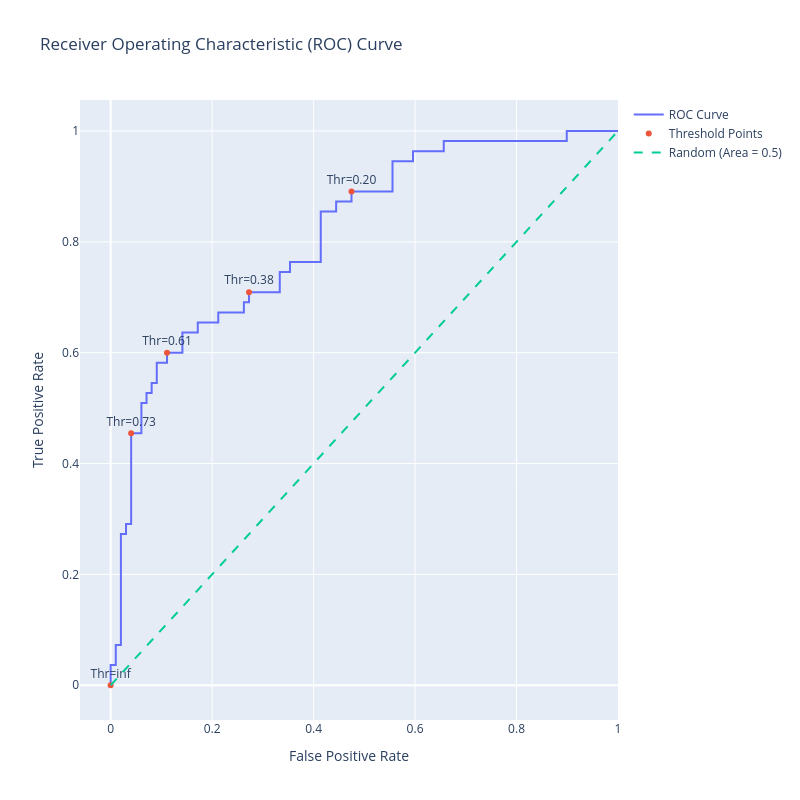

Notebook source saved alongside this figure:
### Code cell
import plotly.graph_objects as go
import numpy as np

# Generate a trace for ROC curve
trace0 = go.Scatter(
    x=fpr,
    y=tpr,
    mode='lines',
    name='ROC Curve'
)

# Only label every nth point to avoid cluttering
n = 10
indices = np.arange(len(thresholds)) % n == 0

# Threshold points
trace1 = go.Scatter(
    x=fpr[indices],
    y=tpr[indices],
    mode='markers+text',
    name='Threshold Points',
    text=[f"Thr={thr:.2f}" for thr in thresholds[indices]],
    textposition='top center'
)

# Diagonal line (Random Classifier)
trace2 = go.Scatter(
    x=[0, 1],
    y=[0, 1],
    mode='lines',
    name='Random (Area = 0.5)',
    line=dict(dash='dash')
)

# Combine all traces
data = [trace0, trace1, trace2]

# Define layout with square aspect ratio
layout = go.Layout(
    title='Receiver Operating Characteristic (ROC) Curve',
    xaxis=dict(title='False Positive Rate'),
    yaxis=dict(title='True Positive Rate'),
    autosize=False,
    width=800,
    height=800,
    showlegend=True
)

# Create figure
fig = go.Figure(data=data, layout=layout)

# Show figure
fig.show()

### Figure 1 — Plotly figure (JSON) as saved in the notebook; plotly's stock layout.template omitted (floating-point values rounded to 4 significant figures)
{"data": [{"mode": "lines", "name": "ROC Curve", "type": "scatter", "x": [0.0, 0.0, 0.0, 0.0101, 0.0101, 0.0202, 0.0202, 0.0303, 0.0303, 0.0404, 0.0404, 0.06061, 0.06061, 0.07071, 0.07071, 0.08081, 0.08081, 0.09091, 0.09091, 0.1111, 0.1111, 0.1414, 0.1414, 0.1717, 0.1717, 0.2121, 0.2121, 0.2626, 0.2626, 0.2727, 0.2727, 0.3333, 0.3333, 0.3535, 0.3535, 0.4141, 0.4141, 0.4444, 0.4444, 0.4747, 0.4747, 0.5556, 0.5556, 0.596, 0.596, 0.6566, 0.6566, 0.899, 0.899, 1.0], "y": [0.0, 0.01818, 0.03636, 0.03636, 0.07273, 0.07273, 0.2727, 0.2727, 0.2909, 0.2909, 0.4545, 0.4545, 0.5091, 0.5091, 0.5273, 0.5273, 0.5455, 0.5455, 0.5818, 0.5818, 0.6, 0.6, 0.6364, 0.6364, 0.6545, 0.6545, 0.6727, 0.6727, 0.6909, 0.6909, 0.7091, 0.7091, 0.7455, 0.7455, 0.7636, 0.7636, 0.8545, 0.8545, 0.8727, 0.8727, 0.8909, 0.8909, 0.9455, 0.9455, 0.9636, 0.9636, 0.9818, 0.9818, 1.0, 1.0]}, {"mode": "markers+text", "name": "Threshold Points", "text": ["Thr=inf", "Thr=0.73", "Thr=0.61", "Thr=0.38", "Thr=0.20"], "textposition": "top center", "type": "scatter", "x": [0.0, 0.0404, 0.1111, 0.2727, 0.4747], "y": [0.0, 0.4545, 0.6, 0.7091, 0.8909]}, {"line": {"dash": "dash"}, "mode": "lines", "name": "Random (Area = 0.5)", "type": "scatter", "x": [0, 1], "y": [0, 1]}], "layout": {"autosize": false, "height": 800, "showlegend": true, "title": {"text": "Receiver Operating Characteristic (ROC) Curve"}, "width": 800, "xaxis": {"title": {"text": "False Positive Rate"}}, "yaxis": {"title": {"text": "True Positive Rate"}}}}
